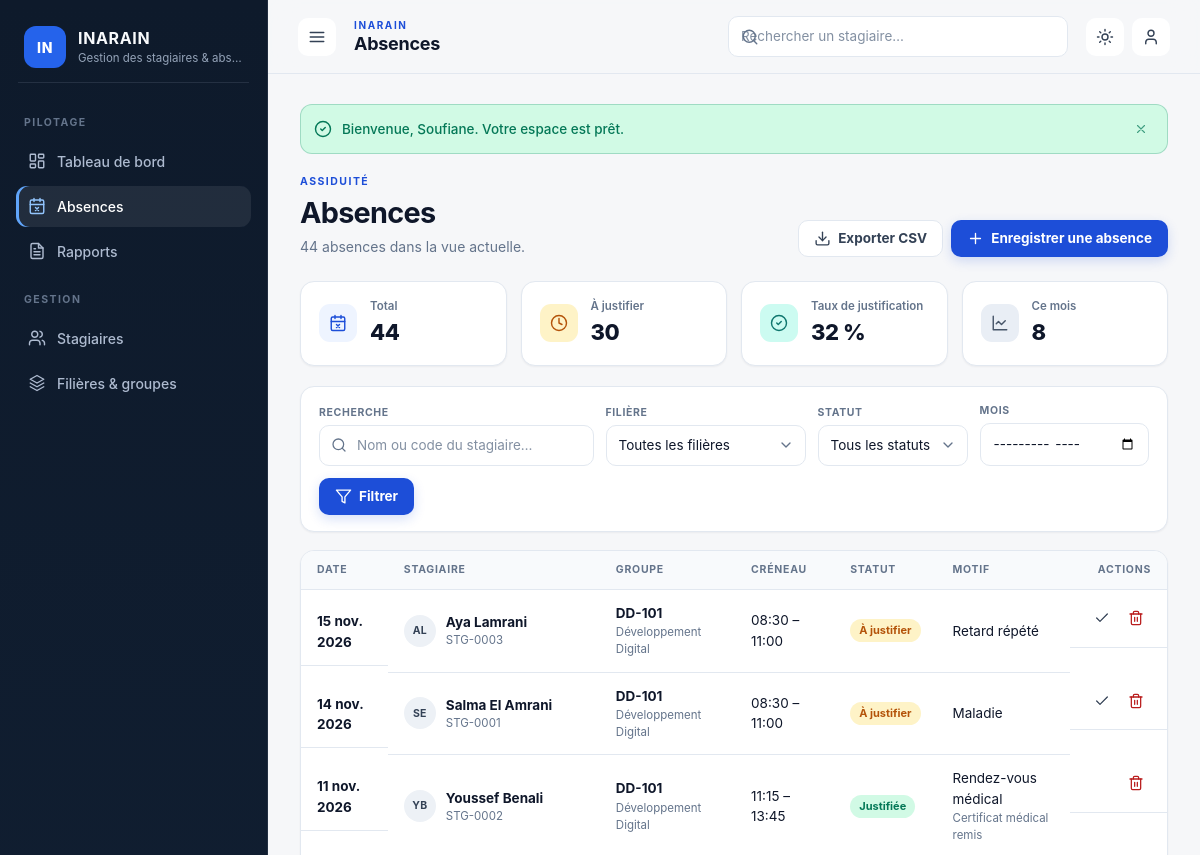
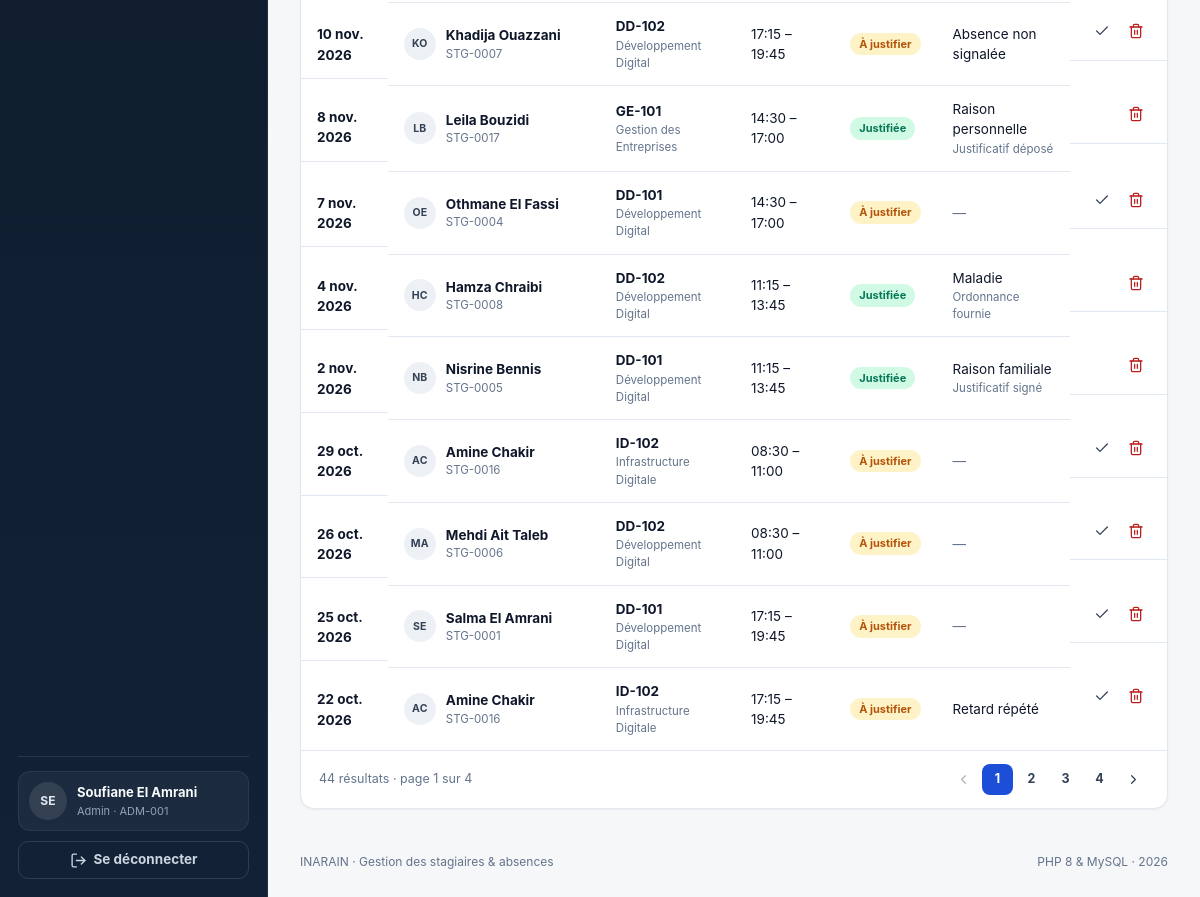
The app's page /absences (signed in) with its own data (2 pictures, top to bottom).
### tables this page shows
CREATE TABLE absences (
    id INT UNSIGNED NOT NULL AUTO_INCREMENT,
    stagiaire_id INT UNSIGNED NOT NULL,
    date DATE NOT NULL,
    slot TINYINT UNSIGNED NOT NULL,
    justified TINYINT(1) NOT NULL DEFAULT 0,
    reason VARCHAR(255) NULL DEFAULT NULL,
    justification VARCHAR(255) NULL DEFAULT NULL,
    created_at TIMESTAMP NOT NULL DEFAULT CURRENT_TIMESTAMP,
    PRIMARY KEY (id),
    UNIQUE KEY uniq_absence (stagiaire_id, date, slot),
    KEY idx_absence_date (date),
    KEY idx_absence_justified (justified),
    CONSTRAINT fk_absence_stagiaire FOREIGN KEY (stagiaire_id)
        REFERENCES stagiaires (id) ON DELETE CASCADE ON UPDATE CASCADE,
    CONSTRAINT chk_absence_slot CHECK (slot BETWEEN 1 AND 4)
);

CREATE TABLE stagiaires (
    id INT UNSIGNED NOT NULL AUTO_INCREMENT,
    code VARCHAR(20) NOT NULL,
    first_name VARCHAR(60) NOT NULL,
    last_name VARCHAR(60) NOT NULL,
    gender ENUM('F', 'M') NOT NULL,
    email VARCHAR(160) NULL DEFAULT NULL,
    phone VARCHAR(30) NULL DEFAULT NULL,
    group_id INT UNSIGNED NOT NULL,
    note DECIMAL(4,2) NOT NULL DEFAULT 20.00,
    status ENUM('active', 'graduated', 'archived') NOT NULL DEFAULT 'active',
    created_at TIMESTAMP NOT NULL DEFAULT CURRENT_TIMESTAMP,
    updated_at TIMESTAMP NOT NULL DEFAULT CURRENT_TIMESTAMP ON UPDATE CURRENT_TIMESTAMP,
    PRIMARY KEY (id),
    UNIQUE KEY uniq_stagiaire_code (code),
    UNIQUE KEY uniq_stagiaire_email (email),
    KEY idx_stagiaire_group (group_id),
    KEY idx_stagiaire_status (status),
    CONSTRAINT fk_stagiaire_group FOREIGN KEY (group_id)
        REFERENCES groupes (id) ON DELETE RESTRICT ON UPDATE CASCADE,
    CONSTRAINT chk_stagiaire_note CHECK (note >= 0 AND note <= 20)
);

CREATE TABLE groupes (
    id INT UNSIGNED NOT NULL AUTO_INCREMENT,
    code VARCHAR(20) NOT NULL,
    label VARCHAR(120) NOT NULL,
    filiere_id INT UNSIGNED NOT NULL,
    academic_year VARCHAR(9) NOT NULL DEFAULT '2025-2026',
    created_at TIMESTAMP NOT NULL DEFAULT CURRENT_TIMESTAMP,
    PRIMARY KEY (id),
    UNIQUE KEY uniq_groupe_code (code),
    KEY idx_groupe_filiere (filiere_id),
    CONSTRAINT fk_groupe_filiere FOREIGN KEY (filiere_id)
        REFERENCES filieres (id) ON DELETE RESTRICT ON UPDATE CASCADE
);

CREATE TABLE filieres (
    id INT UNSIGNED NOT NULL AUTO_INCREMENT,
    code VARCHAR(20) NOT NULL,
    label VARCHAR(120) NOT NULL,
    created_at TIMESTAMP NOT NULL DEFAULT CURRENT_TIMESTAMP,
    PRIMARY KEY (id),
    UNIQUE KEY uniq_filiere_code (code)
);

### app/Views/absences/index.php (the view, shortened to what the rows shown need)
<?php
$hasFilters = $filters['search'] !== '' || $filters['filiere'] > 0 || $filters['state'] !== '' || $filters['month'] !== '';
?>
<section class="page-head">
    <div>
        <p class="eyebrow">Assiduité</p>
        <h2>Absences</h2>
        <p class="muted"><?= (int) $result['total'] ?> absence<?= (int) $result['total'] > 1 ? 's' : '' ?> dans la vue actuelle.</p>
    </div>
    <div class="page-actions">
        <a class="btn btn-ghost" href="<?= e(url('reports/absences.csv')) ?>"><?= icon('download') ?> Exporter CSV</a>
        <button class="btn btn-primary" type="button" data-open-dialog="absence-dialog"><?= icon('plus') ?> Enregistrer une absence</button>
    </div>
</section>
<div class="stat-grid">
    <article class="card stat">
        <span class="chip chip-primary"><?= icon('calendar-x') ?></span>
        <div>
            <p class="stat-label">Total</p>
            <p class="stat-value"><?= $stats['total'] ?></p>
        </div>
    </article>
    <article class="card stat">
        <span class="chip chip-amber"><?= icon('clock') ?></span>
        <div>
            <p class="stat-label">À justifier</p>
            <p class="stat-value"><?= $stats['open'] ?></p>
        </div>
    </article>
    <article class="card stat">
        <span class="chip chip-teal"><?= icon('check-circle') ?></span>
        <div>
            <p class="stat-label">Taux de justification</p>
            <p class="stat-value"><?= e(percent($stats['justified'], $stats['total'])) ?></p>
        </div>
    </article>
    <article class="card stat">
        <span class="chip chip-violet"><?= icon('chart') ?></span>
        <div>
            <p class="stat-label">Ce mois</p>
            <p class="stat-value"><?= $stats['month_total'] ?></p>
        </div>
    </article>
</div>
<section class="card filters-card">
    <form class="filters" method="get" action="<?= e(url('absences')) ?>">
        <div class="filter-field filter-grow">
            <label for="absence-search">Recherche</label>
            <div class="input-icon">
                <input id="absence-search" type="search" name="search" value="<?= e($filters['search']) ?>" placeholder="Nom ou code du stagiaire…">
            </div>
        </div>
        <div class="filter-field">
            <label for="absence-filiere">Filière</label>
            <select id="absence-filiere" name="filiere">
                <option value="">Toutes les filières</option>
            </select>
        </div>
        <div class="filter-field">
            <label for="absence-state">Statut</label>
            <select id="absence-state" name="state">
                <option value="">Tous les statuts</option>
            </select>
        </div>
        <div class="filter-field">
            <label for="absence-month">Mois</label>
            <input id="absence-month" type="month" name="month" value="<?= e($filters['month']) ?>">
        </div>
        <div class="filter-actions">
            <button class="btn btn-primary" type="submit"><?= icon('filter') ?> Filtrer</button>
        </div>
    </form>
</section>
<section class="card card-flush">
    <?php if ($result['rows'] === []): ?>
        <div class="empty-state empty-state-lg">
            <?= icon('check-circle') ?>
            <h3>Aucune absence à afficher</h3>
            <p><?= $hasFilters ? 'Aucun résultat pour ces filtres.' : 'Aucune absence n’a encore été enregistrée.' ?></p>
            <div class="empty-actions">
                <?php if ($hasFilters): ?>
                    <a class="btn btn-ghost" href="<?= e(url('absences')) ?>">Effacer les filtres</a>
                <?php endif; ?>
                <button class="btn btn-primary" type="button" data-open-dialog="absence-dialog"><?= icon('plus') ?> Enregistrer une absence</button>
            </div>
        </div>
    <?php else: ?>
        <div class="table-wrap">
            <table class="table">
                <thead>
                    <tr>
                        <th scope="col">Date</th>
                        <th scope="col">Stagiaire</th>
                        <th scope="col">Groupe</th>
                        <th scope="col">Créneau</th>
                        <th scope="col">Statut</th>
                        <th scope="col">Motif</th>
                        <th scope="col" class="th-actions">Actions</th>
                    </tr>
                </thead>
                <tbody>
                    <?php foreach ($result['rows'] as $absence): ?>
                        <?php $isJustified = (int) $absence['justified'] === 1; ?>
                        <tr>
                            <td class="table-strong"><?= e(date_fr($absence['date'])) ?></td>
                            <td>
                                <div class="person">
                                    <span class="avatar avatar-sm"><?= e(initials($absence['first_name'], $absence['last_name'])) ?></span>
                                    <div class="person-copy">
                                        <a class="person-name" href="<?= e(url('stagiaires/' . $absence['stagiaire_id'])) ?>"><?= e($absence['first_name'] . ' ' . $absence['last_name']) ?></a>
                                        <span class="person-meta"><?= e($absence['stagiaire_code']) ?></span>
                                    </div>
                                </div>
                            </td>
                            <td>
                                <span class="table-strong"><?= e($absence['group_code']) ?></span>
                                <span class="table-sub"><?= e($absence['filiere_label']) ?></span>
                            </td>
                            <td><?= e(slot_label((int) $absence['slot'])) ?></td>
                            <td>
                                <span class="badge <?= $isJustified ? 'badge-success' : 'badge-warning' ?>"><?= $isJustified ? 'Justifiée' : 'À justifier' ?></span>
                            </td>
                            <td class="cell-note">
                                <?php if ($absence['reason']): ?>
                                    <span><?= e($absence['reason']) ?></span>
                                <?php else: ?>
                                    <span class="muted">—</span>
                                <?php endif; ?>
                                <?php if ($isJustified && $absence['justification']): ?>
                                    <span class="table-sub"><?= e($absence['justification']) ?></span>
                                <?php endif; ?>
                            </td>
                            <td class="td-actions">
                                <?php if (!$isJustified): ?>
                                    <button
                                        class="icon-btn icon-btn-sm"
                                        type="button"
                                        title="Justifier l’absence"
                                        aria-label="Justifier l’absence de <?= e($absence['first_name'] . ' ' . $absence['last_name']) ?>"
                                        data-justify-url="<?= e(url('absences/' . $absence['id'] . '/justify')) ?>"
                                        data-justify-name="<?= e($absence['first_name'] . ' ' . $absence['last_name']) ?>"
                                        data-justify-date="<?= e(date_fr($absence['date']) . ' · ' . slot_label((int) $absence['slot'])) ?>"
                                        data-open-dialog="justify-dialog"
                                    ><?= icon('check') ?></button>
                                <?php endif; ?>
                                <form action="<?= e(url('absences/' . $absence['id'] . '/delete')) ?>" method="post" data-confirm="Supprimer cette absence ? La note du stagiaire sera recalculée en conséquence.">
                                    <button class="icon-btn icon-btn-sm icon-btn-danger" type="submit" title="Supprimer" aria-label="Supprimer l’absence"><?= icon('trash') ?></button>
                                </form>
                            </td>
                        </tr>
                    <?php endforeach; ?>
                </tbody>
            </table>
        </div>
        <?php require __DIR__ . '/../partials/pagination.php'; ?>
    <?php endif; ?>
</section>

### app/helpers.php (shortened to what the rows shown need)
<?php
function e(mixed $value): string
{
    return htmlspecialchars((string) $value, ENT_QUOTES, 'UTF-8');
}
function config(string $key, mixed $default = null): mixed
{
    $value = $GLOBALS['config'] ?? [];
    foreach (explode('.', $key) as $segment) {
        $value = $value[$segment];
    }
    return $value;
}
function base_path(): string
{
    return $GLOBALS['base_path'] ?? '';
}
function url(string $path = ''): string
{
    $path = '/' . ltrim($path, '/');
    return base_path() . ($path === '/' ? '/' : $path);
}
function date_fr(?string $date, bool $withYear = true): string
{
    $timestamp = strtotime($date);
    static $months = [
        1 => 'janv.', 2 => 'févr.', 3 => 'mars', 4 => 'avr.', 5 => 'mai', 6 => 'juin',
        7 => 'juil.', 8 => 'août', 9 => 'sept.', 10 => 'oct.', 11 => 'nov.', 12 => 'déc.',
    ];
    $label = (int) date('j', $timestamp) . ' ' . $months[(int) date('n', $timestamp)];
    return $withYear ? $label . ' ' . date('Y', $timestamp) : $label;
}
function slot_label(int|string $slot): string
{
    $slots = config('academic.slots', []);
    return $slots[(int) $slot] ?? 'Créneau ' . $slot;
}
function initials(string $firstName, string $lastName): string
{
    return mb_strtoupper(mb_substr($firstName, 0, 1) . mb_substr($lastName, 0, 1));
}
function percent(int|float $part, int|float $total): string
{
    return number_format(($part / $total) * 100, 0, ',', ' ') . ' %';
}
function icon(string $name, string $class = 'icon'): string
{
    return '<svg class="' . e($class) . '" aria-hidden="true"><use href="#i-' . e($name) . '"></use></svg>';
}

### app/Core/Router.php (shortened to what the rows shown need)
<?php
final class Router
{
    private array $routes = [];
    private function add(string $method, string $pattern, callable|array $handler): void
    {
        $this->routes[] = [
            'method' => $method,
            'pattern' => rtrim($pattern, '/') ?: '/',
            'handler' => $handler,
        ];
    }
    public function dispatch(string $method, string $path): void
    {
        $path = rtrim($path, '/') ?: '/';
        foreach ($this->routes as $route) {
            $regex = $this->compile($route['pattern']);
            if (preg_match($regex, $path, $matches) !== 1) {
                continue;
            }
            $params = array_filter(
                $matches,
                static fn (string|int $key): bool => is_string($key),
                ARRAY_FILTER_USE_KEY
            );
            $handler = $route['handler'];
            if (is_array($handler) && is_string($handler[0])) {
                $handler[0] = new $handler[0]();
            }
            call_user_func_array($handler, array_values($params));
            return;
        }
    }
    private function compile(string $pattern): string
    {
        $regex = preg_replace('#\{([a-zA-Z_][a-zA-Z0-9_]*)\}#', '(?P<$1>[^/]+)', $pattern);
        return '#^' . $regex . '$#';
    }
}

### records on screen
absences: date "15 nov. 2026", stagiaire.last_name "AL", stagiaire.last_name "Aya Lamrani", stagiaire.code "STG-0003", groupes.code "DD-101", filieres.label "Développement Digital", slot "08:30 – 11:00", justified "À justifier", reason "Retard répété"
absences: date "14 nov. 2026", stagiaire.last_name "SE", stagiaire.last_name "Salma El Amrani", stagiaire.code "STG-0001", groupes.code "DD-101", filieres.label "Développement Digital", slot "08:30 – 11:00", justified "À justifier", reason "Maladie"
absences: date "11 nov. 2026", stagiaire.last_name "YB", stagiaire.last_name "Youssef Benali", stagiaire.code "STG-0002", groupes.code "DD-101", filieres.label "Développement Digital", slot "11:15 – 13:45", justified "Justifiée", reason "Rendez-vous médical", justification "Certificat médical remis"
absences: date "10 nov. 2026", stagiaire.last_name "KO", stagiaire.last_name "Khadija Ouazzani", stagiaire.code "STG-0007", groupes.code "DD-102", filieres.label "Développement Digital", slot "17:15 – 19:45", justified "À justifier", reason "Absence non signalée"
absences: date "8 nov. 2026", stagiaire.last_name "LB", stagiaire.last_name "Leila Bouzidi", stagiaire.code "STG-0017", groupes.code "GE-101", filieres.label "Gestion des Entreprises", slot "14:30 – 17:00", justified "Justifiée", reason "Raison personnelle", justification "Justificatif déposé"
absences: date "7 nov. 2026", stagiaire.last_name "OE", stagiaire.last_name "Othmane El Fassi", stagiaire.code "STG-0004", groupes.code "DD-101", filieres.label "Développement Digital", slot "14:30 – 17:00", justified "À justifier"
absences: date "4 nov. 2026", stagiaire.last_name "HC", stagiaire.last_name "Hamza Chraibi", stagiaire.code "STG-0008", groupes.code "DD-102", filieres.label "Développement Digital", slot "11:15 – 13:45", justified "Justifiée", reason "Maladie", justification "Ordonnance fournie"
absences: date "2 nov. 2026", stagiaire.last_name "NB", stagiaire.last_name "Nisrine Bennis", stagiaire.code "STG-0005", groupes.code "DD-101", filieres.label "Développement Digital", slot "11:15 – 13:45", justified "Justifiée", reason "Raison familiale", justification "Justificatif signé"
absences: date "29 oct. 2026", stagiaire.last_name "AC", stagiaire.last_name "Amine Chakir", stagiaire.code "STG-0016", groupes.code "ID-102", filieres.label "Infrastructure Digitale", slot "08:30 – 11:00", justified "À justifier"
absences: date "26 oct. 2026", stagiaire.last_name "MA", stagiaire.last_name "Mehdi Ait Taleb", stagiaire.code "STG-0006", groupes.code "DD-102", filieres.label "Développement Digital", slot "08:30 – 11:00", justified "À justifier"
absences: date "25 oct. 2026", stagiaire.last_name "SE", stagiaire.last_name "Salma El Amrani", stagiaire.code "STG-0001", groupes.code "DD-101", filieres.label "Développement Digital", slot "17:15 – 19:45", justified "À justifier"
absences: date "22 oct. 2026", stagiaire.last_name "AC", stagiaire.last_name "Amine Chakir", stagiaire.code "STG-0016", groupes.code "ID-102", filieres.label "Infrastructure Digitale", slot "17:15 – 19:45", justified "À justifier", reason "Retard répété"

### other values on screen
$flash['message'] "Bienvenue, Soufiane. Votre espace est prêt."
$result['total'] "44"
$stats['total'] "44"
$stats['open'] "30"
percent($stats['justified'], $stats['total']) "32 %"
$stats['month_total'] "8"
$total "44"
$page "1"
$pages "4"
